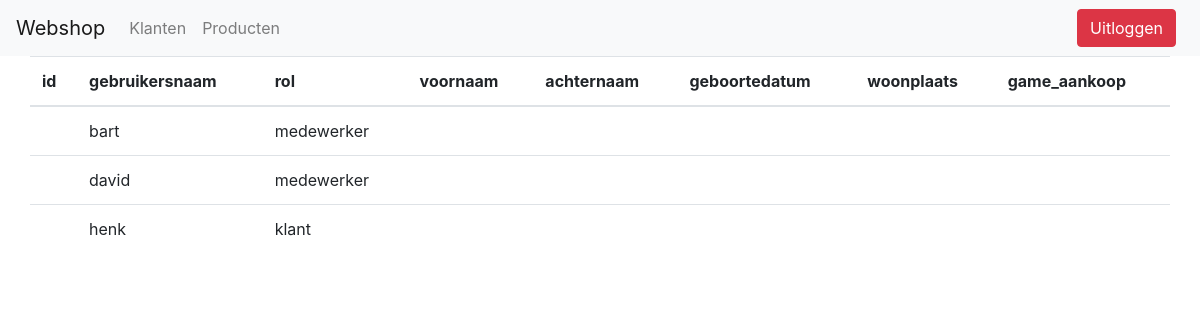
Screenshot of /admin/klanten.php with the database file from the repository.
### tables this page shows
CREATE TABLE `gebruiker` (
  `id` int(5) NOT NULL,
  `gebruikersnaam` varchar(50) NOT NULL,
  `wachtwoord` varchar(40) NOT NULL,
  `rol` varchar(20) NOT NULL
);

### admin/klanten.php (the view, shortened to what this page needs)
<?php
require_once("../core/db.php") ;
$sql = "SELECT * FROM gebruiker";
$klanten = $conn->query($sql );
?>
<?php include "../templates/header.php" ?>
<?php include "../admin/menu.php" ?>
    <div class="container">
        <div class="row">
            <table class="table">
                <thead>
                    <tr>
                        <th>id</th>
                        <th>gebruikersnaam</th>
                        <th>rol</th>
                        <th>voornaam</th>
                        <th>achternaam</th>
                        <th>geboortedatum</th>
                        <th>woonplaats</th>
                        <th>game_aankoop</th>
                    </tr>
                </thead>
               <tbody>
                   <?php foreach($klanten as $klant ){ ?>
                            <tr>
                                <td><?php echo $klant["gebruiker_id"]?></td>
                                <td><?php echo $klant["gebruikersnaam"]?></td>
                                <td><?php echo $klant["rol"]?></td>
                                <td><?php echo $klant["voornaam"]?></td>
                                <td><?php echo $klant["achternaam"]?></td>
                                <td><?php echo $klant["geboortedatum"]?></td>
                                <td><?php echo $klant["woonplaats"]?></td>
                                <td><?php echo $klant["game_aankoop"]?></td>
                            </tr>
                  <?php } ?>
               </tbody>
            </table>
        </div>
    </div>

### rows the page displays
gebruiker: gebruikersnaam "bart", rol "medewerker"
gebruiker: gebruikersnaam "david", rol "medewerker"
gebruiker: gebruikersnaam "henk", rol "klant"
